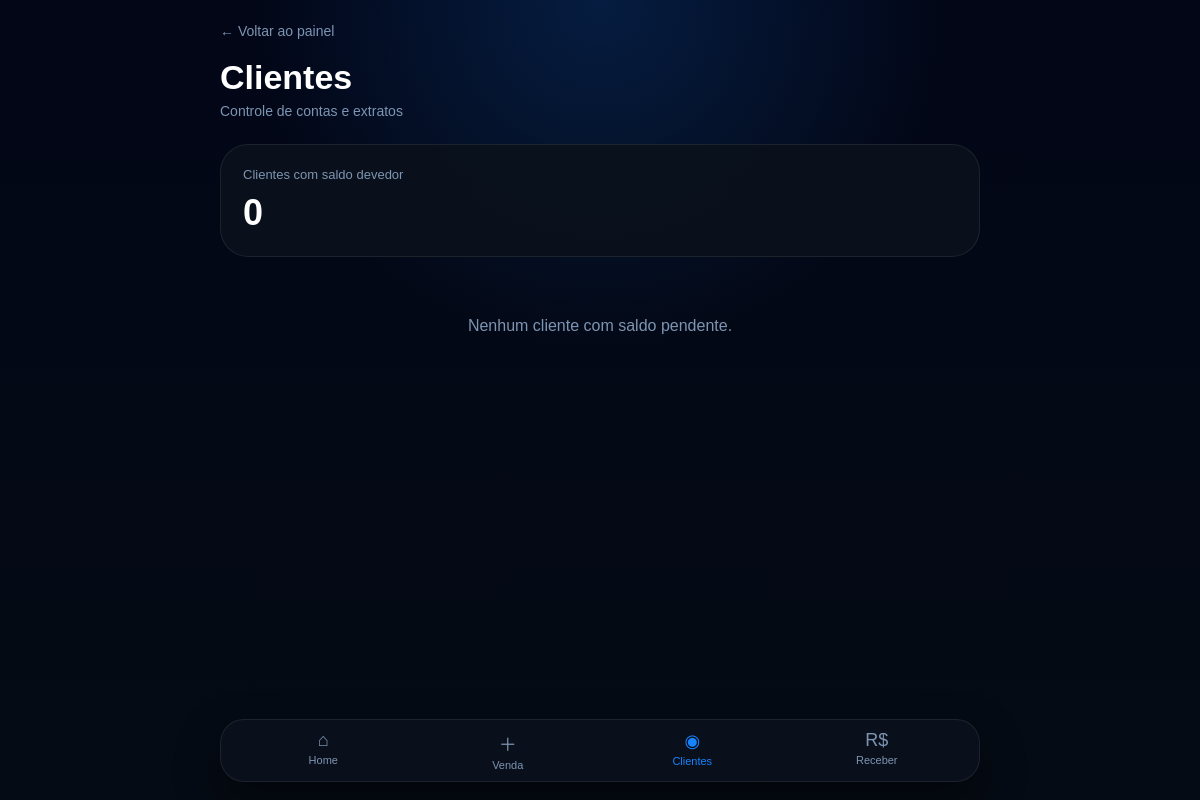
Page /clientes on the earlier database version.
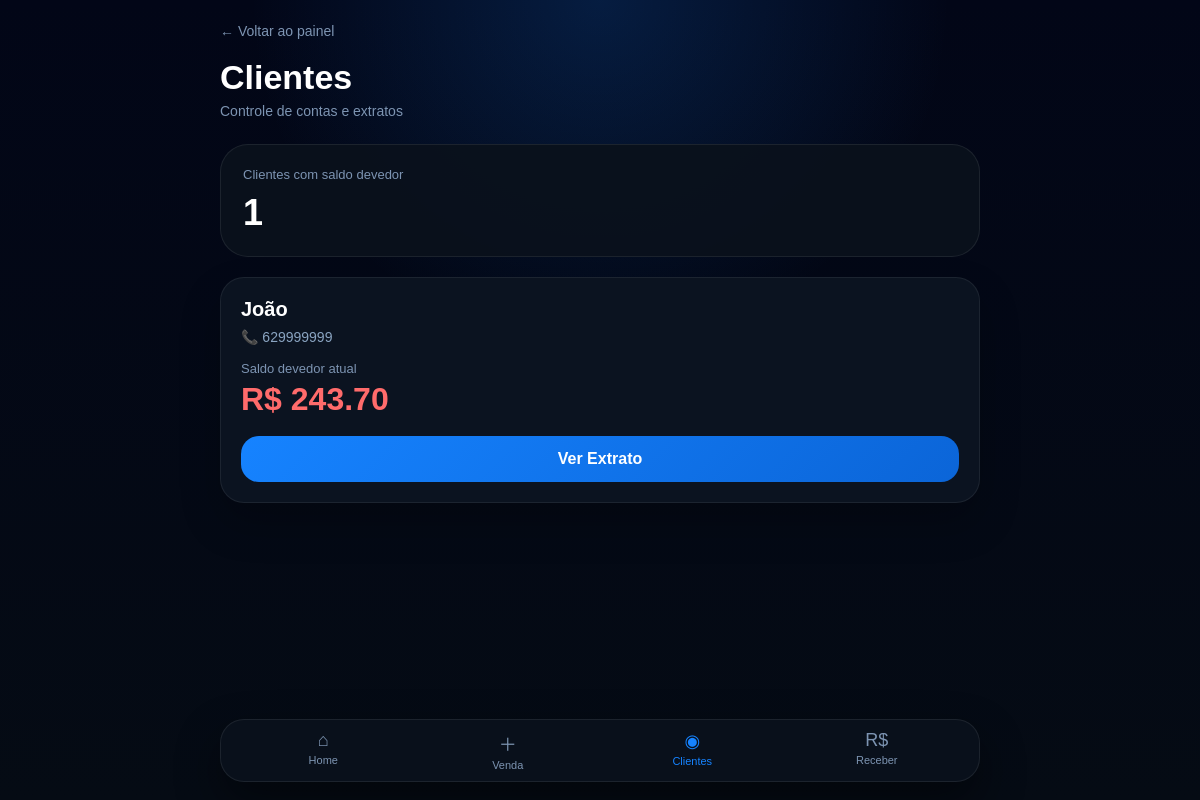
Same page on the later database version.
### tables this page shows
CREATE TABLE clientes (
    id INTEGER PRIMARY KEY AUTOINCREMENT,
    nome TEXT NOT NULL,
    telefone TEXT,
    saldo_fiado REAL DEFAULT 0,
    data_cadastro TEXT
);

### backend/app.py (the view)
@app.get("/clientes")
def pagina_clientes(request: Request):
    conexao = sqlite3.connect(BANCO)
    cursor = conexao.cursor()
    cursor.execute("""
    SELECT id, nome, telefone, saldo_fiado
    FROM clientes
    WHERE saldo_fiado > 0
    ORDER BY nome
""")
    clientes = cursor.fetchall()
    conexao.close()
    return templates.TemplateResponse(
        request,
        "clientes.html",
        {"clientes": clientes}
    )

### backend/templates/clientes.html (shortened to what this page needs)
<!DOCTYPE html>
<html lang="pt-BR">
<head>
</head>
<body>
<div class="container">
    <div class="header">
        <a class="voltar-topo" href="/">
            ← Voltar ao painel
        </a>
        <h1>Clientes</h1>
        <div class="subtitulo">
            Controle de contas e extratos
        </div>
    </div>
    <div class="resumo">
        <div class="resumo-label">
            Clientes com saldo devedor
        </div>
        <div class="resumo-valor">
            {{ clientes|length }}
        </div>
    </div>
    <div class="lista-clientes">
        {% if clientes %}
            {% for cliente in clientes %}
            <div class="card">
                <div class="nome">
                    {{ cliente[1] }}
                </div>
                <div class="telefone">
                    📞 {{ cliente[2] or "Telefone não informado" }}
                </div>
                <div class="saldo-label">
                    Saldo devedor atual
                </div>
                <div class="saldo">
                    R$ {{ "%.2f"|format(cliente[3] or 0) }}
                </div>
                <a class="botao"
                   href="/clientes/{{ cliente[0] }}">
                    Ver Extrato
                </a>
            </div>
            {% endfor %}
        {% else %}
            <div class="sem-clientes">
                Nenhum cliente com saldo pendente.
            </div>
        {% endif %}
    </div>
</div>
<nav class="bottom-nav">
    <a class="nav-item" href="/">
        <span class="nav-icon">⌂</span>
        Home
    </a>
    <a class="nav-item" href="/nova-venda">
        <span class="nav-icon">＋</span>
        Venda
    </a>
    <a class="nav-item active" href="/clientes">
        <span class="nav-icon">◉</span>
        Clientes
    </a>
    <a class="nav-item" href="/receber-pagamento">
        <span class="nav-icon">R$</span>
        Receber
    </a>
</nav>
</body>
</html>

Differences in the rows shown:
added clientes: nome "João", telefone "629999999", saldo_fiado "243.70"
Other differences:
{{ clientes|length }}: "0" → "1"
text no longer shown: "Nenhum cliente com saldo pendente."
